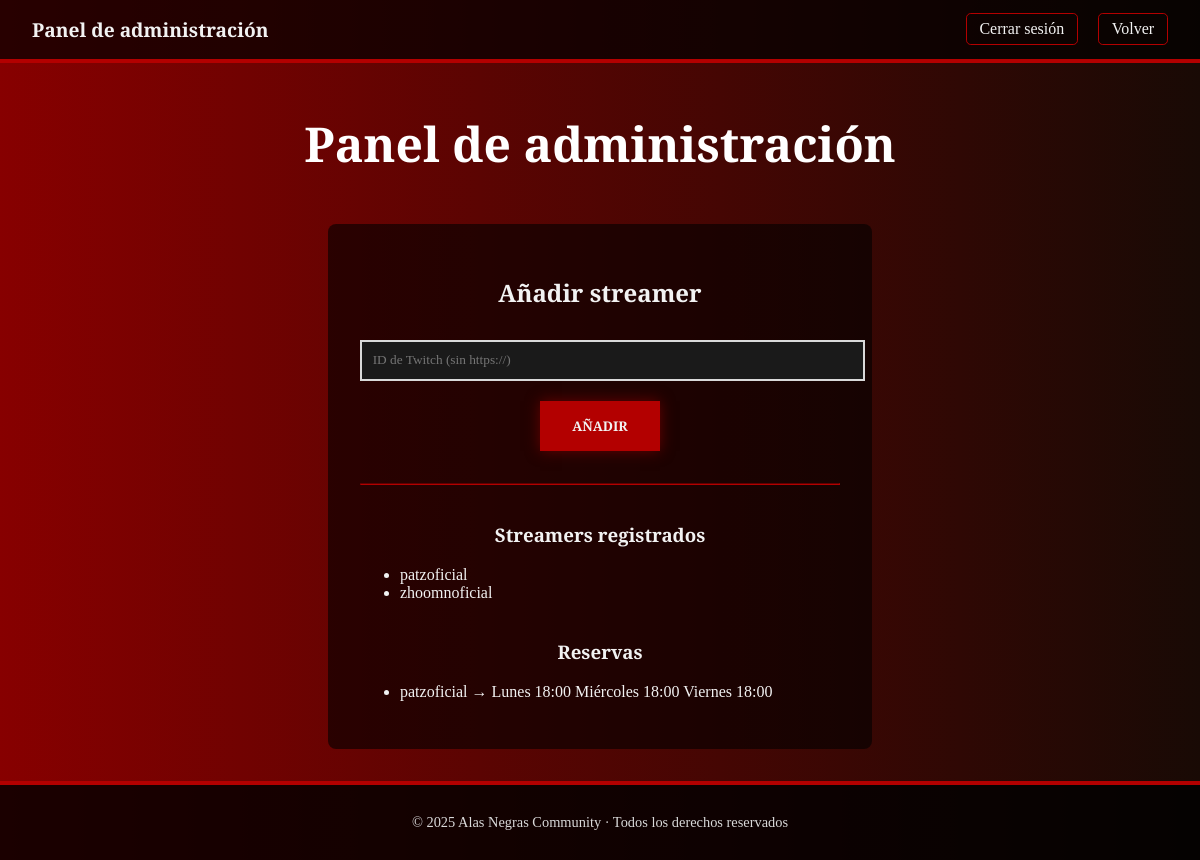
Before: /admin (signed in) with the older database file.
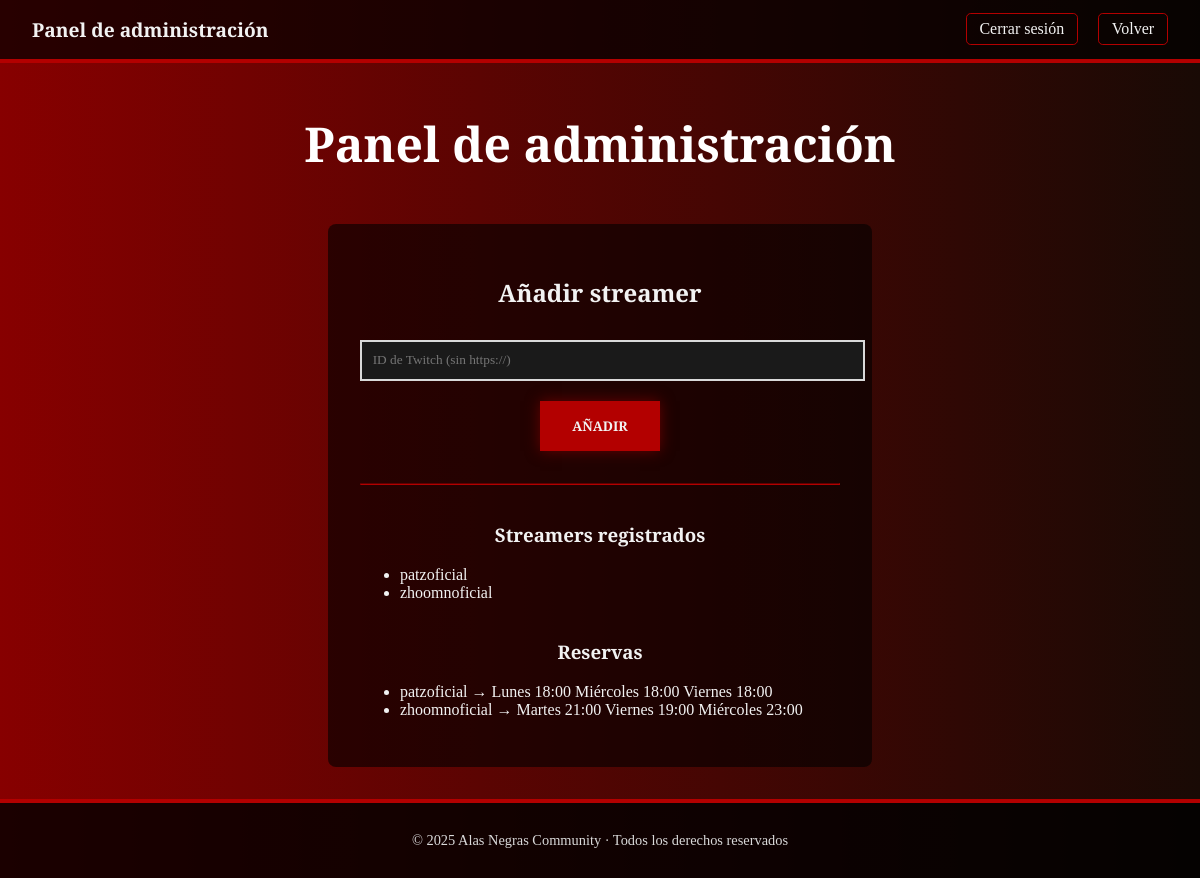
After: the same page with the newer database file.
### models.py (models this page shows)
class TwitchUser(db.Model):
    id = db.Column(db.Integer, primary_key=True)
    twitch_id = db.Column(db.String(80), unique=True, nullable=False)

class Reserva(db.Model):
    id = db.Column(db.Integer, primary_key=True)
    twitch_id = db.Column(db.String(80), nullable=False)
    hora1 = db.Column(db.String(20))
    hora2 = db.Column(db.String(20))
    hora3 = db.Column(db.String(20))

### main.py (the view)
@app.route("/admin", methods=["GET"])
def admin_panel():
    if not session.get("is_admin"):
        flash("Acceso restringido. Por favor, inicia sesión.")
        return redirect(url_for("login"))
    ids = TwitchUser.query.all()
    reservas = Reserva.query.all()
    return render_template("admin.html", ids=ids, reservas=reservas)

### templates/admin.html (shortened to what this page needs)
<!DOCTYPE html>
<html lang="es">
<head>
  <link rel="stylesheet" href="{{ url_for('static', filename='main.css') }}">
</head>
<body>
  <header class="topbar">
    <div class="topbar-inner">
      <span class="brand">Panel de administración</span>
      <nav class="nav">
        <a href="{{ url_for('logout') }}" class="nav-link">Cerrar sesión</a>
        <a href="{{ url_for('index') }}" class="nav-link">Volver</a>
      </nav>
    </div>
  </header>
  <h1 class="titulo">Panel de administración</h1>
  <div class="formulario" style="max-width: 40em;">
    <h2 style="margin-bottom: 1em;">Añadir streamer</h2>
    <form method="POST" action="{{ url_for('admin_add_twitch') }}">
      <input type="text" name="twitch_id" placeholder="ID de Twitch (sin https://)" />
      <button type="submit" class="boton-reservar" style="margin-top: 1em;">Añadir</button>
    </form>
    <hr style="margin: 2em 0; border-color: #b30000;">
    <h3 style="margin-top: 2em;">Streamers registrados</h3>
    <ul style="text-align:left;">
      {% for u in ids %}
        <li>{{ u.twitch_id }}</li>
      {% endfor %}
    </ul>
    <h3 style="margin-top: 2em;">Reservas</h3>
    <ul style="text-align:left;">
      {% for r in reservas %}
        <li>{{ r.twitch_id }} → {{ r.hora1 }} {{ r.hora2 }} {{ r.hora3 }}</li>
      {% endfor %}
    </ul>
  </div>
  <footer>
    © 2025 Alas Negras Community · Todos los derechos reservados
  </footer>
</body>
</html>

### static/main.css (style rules this page uses)
body { background: #870000; background: -webkit-linear-gradient(to left, #190A05, #870000); background: linear-gradient(to left, #190A05, #870000); color: #f2f2f2; font-family: "DM Serif Text", serif; margin: 0; padding: 0; text-align: center; font-size: 1em; }
.topbar { background: rgba(0,0,0,0.7); border-bottom: 0.3em solid #b30000; }
.topbar-inner { display: flex; align-items: center; justify-content: space-between; padding: 1em 2em; }
.brand { font-size: 1.2em; font-weight: bold; }
.nav .nav-link { color: #f2f2f2; text-decoration: none; margin-left: 1em; padding: 0.4em 0.8em; border: 0.1em solid #b30000; border-radius: 0.3em; }
.titulo { font-size: 3em; color: #FFFFFF; margin: 1em 0 1em 0; }
.formulario { background: rgba(0, 0, 0, 0.6); border-radius: 0.5em; width: 30em; margin: 0 auto 2em auto; color: #f2f2f2; padding: 2em; }
select, input { width: 100%; padding: 0.8em; margin: 0.5em 0; background-color: #1a1a1a; border: 0.15em solid #d9d9d9; color: #f2f2f2; font-family: "DM Serif Text", serif; }
.boton-reservar { background-color: #b30000; color: #f2f2f2; border: none; padding: 1.2em 2.4em; font-weight: bold; text-transform: uppercase; font-family: "DM Serif Text", serif; box-shadow: 0 0 1em #660000; transition: all 0.3s ease; cursor: pointer; }
footer { background-color: rgba(0,0,0,0.8); color: #d9d9d9; text-align: center; padding: 2em; font-size: 0.9em; border-top: 0.3em solid #b30000; }

Changed rows visible on the page:
added Reserva: twitch_id "zhoomnoficial", hora1 "Martes 21:00", hora2 "Viernes 19:00", hora3 "Miércoles 23:00"
